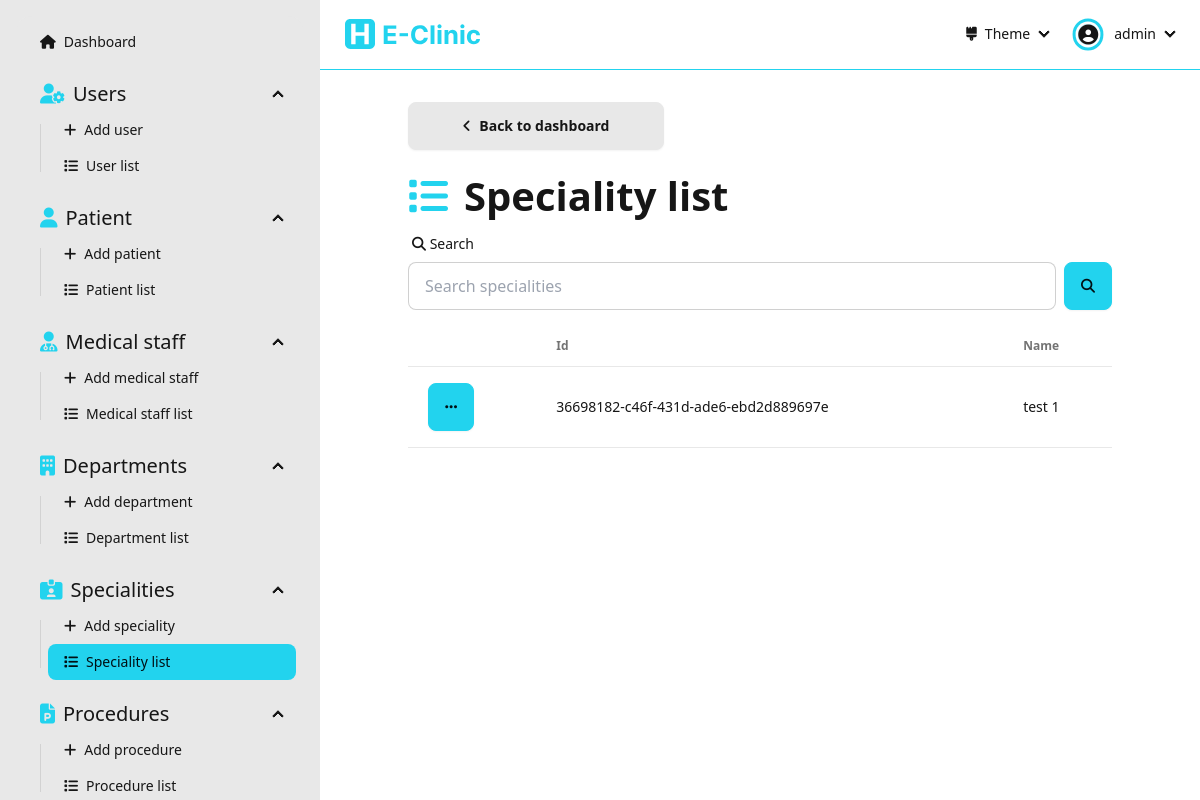
The page /dashboard/specialities/ (signed in) on the database as committed earlier.
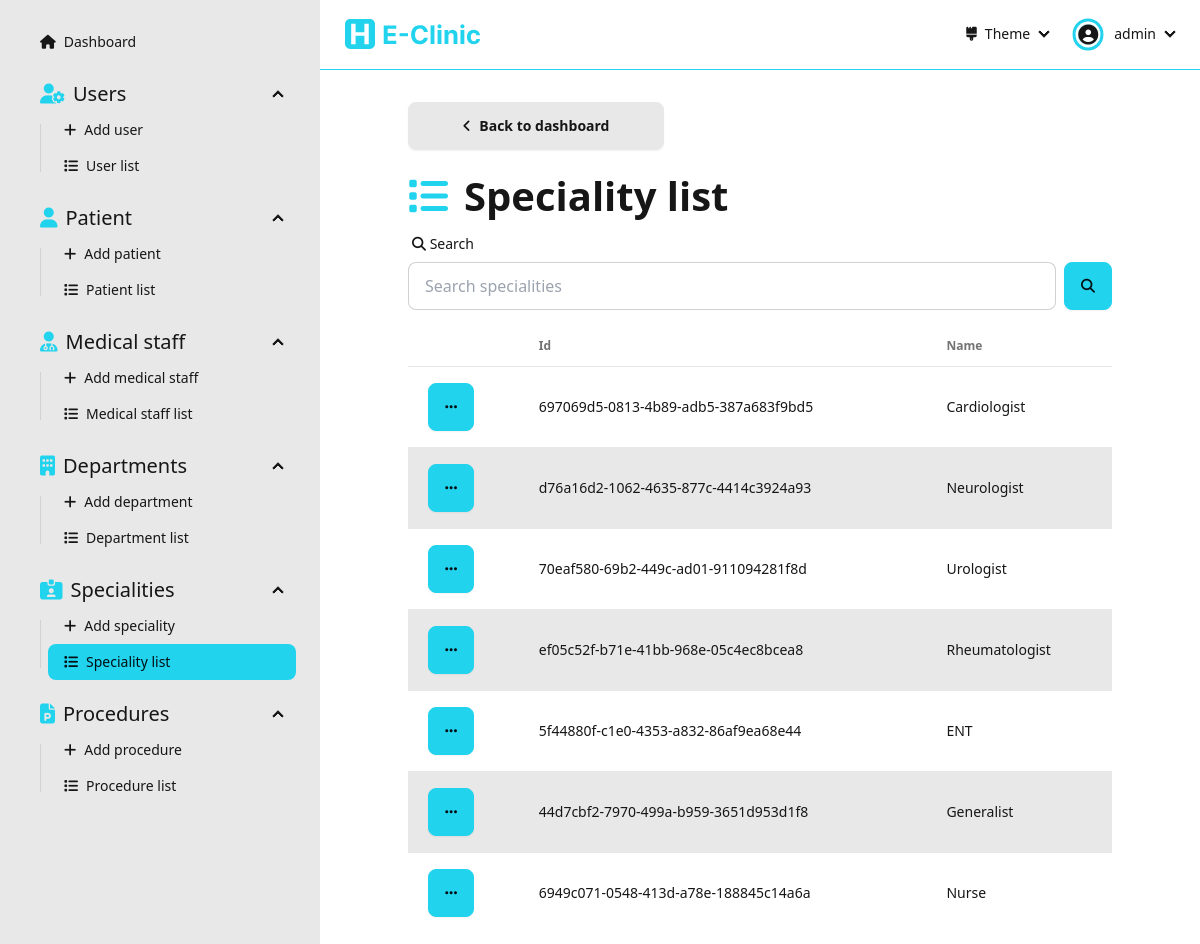
The same page on the database as committed later.
### Dashboard/models.py (models this page shows, shortened)
class Speciality(models.Model):
  id = models.UUIDField(primary_key=True, default=uuid.uuid4, editable=False)
  name = models.CharField(max_length=256, null=False, unique=True)

### Dashboard/views/speciality.py (the view)
# urls.py: path('dashboard/specialities/', speciality.specialityList, name='speciality-list'),
@login_required(login_url='sign-in')
def specialityList(request: HttpRequest):
  form = SearchForm(request.GET)
  specialities = []
  if form.is_valid():
    search = form.cleaned_data['search']
    specialities = Speciality.objects.filter(
      Q(id__icontains=search) |
      Q(name__icontains=search)
    )
  else:
    specialities = Speciality.objects.all()
  context = { 'specialities': specialities, 'form': form }
  return render(request, 'pages/speciality/speciality-list.html', context=context)

### Dashboard/forms.py
class SearchForm(forms.Form):
  search  = forms.CharField(required=False)

### Dashboard/templates/pages/speciality/speciality-list.html (shortened to what this page needs)
{% extends "layouts/dashboard.html" %}
{% load static %}
{% load widget_tweaks %}
{% block dashboard_content %}
  <div class="flex flex-1 flex-col items-center pb-[5rem]">
    <div class="flex flex-1 flex-col max-w-[90%] lg:max-w-[80%] justify-start w-full">
      <div class="flex mb-[1rem]">
        <a class="btn btn-wide" href="{% url "dashboard" %}"><i class="fas fa-angle-left"></i>Back to dashboard</a>
      </div>
      <div class="text-[30pt] font-bold"><i class="fas fa-list text-primary mr-[1rem]"></i>Speciality list</div>
      <form action="" method="get" class="mb-[1rem]">
        <label class="form-control w-full">
          <div class="label">
            <span class="label-text"><i class="fas fa-search"></i> Search</span>
          </div>
          <div class="flex">
            {% render_field form.search placeholder="Search specialities" type="text" class+="input input-bordered w-full" %}
            <button class="btn btn-primary ml-[0.5rem]"><i class="fas fa-search"></i></button>
          </div>
        </label>
      </form>
      {% if specialities.count > 0 %}
      <div class="overflow-x-auto flex-1 flex items-start">
        <table class="table table-pin-rows table-pin-cols table-zebra">
          <thead>
            <tr>
              <td></td>
              <td>Id</td>
              <td>Name</td>
            </tr>
          </thead>
          <tbody>
            {% for speciality in specialities %}
              <tr>
                <td>
                  <div class="dropdown">
                    <div tabindex="0" role="button" class="btn btn-primary m-1"><i class="fas fa-ellipsis"></i></div>
                  </div>
                </td>
                <td>{{speciality.id}}</td>
                <td>{{speciality.name}}</td>
              </tr>
            {% endfor %}
          </tbody>
        </table>
      </div>
      {% else %}
        <div class="flex flex-1 flex-col justify-center items-center h-full w-full">
          <img class="h-[30%]" src="{% static "assets/empty-list.svg" %}" alt="empty-list">
          <div class="text-[20pt]">The list is empty</div>
        </div>
      {% endif %}
    </div>
  </div>
{% endblock dashboard_content %}

### Dashboard/templates/layouts/dashboard.html (shortened to what this page needs)
{% extends "layouts/base.html" %}
{% load static %}
{% block content %}
  <div class="drawer lg:drawer-open flex-1">
    <div class="drawer-content flex flex-1 flex-col">
      {% include "components/navbar-dashboard.html" %}
      {% block dashboard_content %}
      {% endblock dashboard_content %}
    </div>
    <div class="drawer-side z-50">
      <ul class="menu p-4 w-80 min-h-full bg-base-200 text-base-content">
        <ul class="menu flex flex-1 w-full bg-base-200 rounded-box">
          <li><a {% if request.path == 'dashboard/' %}class="bg-primary text-primary-content"{% endif %} href="{% url "dashboard" %}"><i class="fas fa-home"></i>Dashboard</a></li>
          <li>
            <details open>
              <summary class="text-[15pt] mt-[1rem]"><i class="fas fa-user-gear text-[15pt] text-primary"></i>Users</summary>
              <ul>
                <li><a {% if request.path == '/auth/users/add/' %}class="bg-primary text-primary-content"{% endif %} href="{% url "add-user" %}"><i class="fas fa-plus"></i>Add user</a></li>
                <li><a {% if request.path == '/auth/users/' %}class="bg-primary text-primary-content"{% endif %} href="{% url "user-list" %}"><i class="fas fa-list"></i>User list</a></li>
              </ul>
            </details>
            <details open>
              <summary class="text-[15pt] mt-[1rem]"><i class="fas fa-user text-[15pt] text-primary"></i>Patient</summary>
              <ul>
                <li><a {% if request.path == '/dashboard/patients/add/' %}class="bg-primary text-primary-content"{% endif %} href="{% url "add-patient" %}"><i class="fas fa-plus"></i>Add patient</a></li>
                <li><a {% if request.path == '/dashboard/patients/' %}class="bg-primary text-primary-content"{% endif %} href="{% url "patient-list" %}"><i class="fas fa-list"></i>Patient list</a></li>
              </ul>
            </details>
            <details open>
              <summary class="text-[15pt] mt-[1rem]"><i class="fas fa-user-doctor text-primary"></i>Medical staff</summary>
              <ul>
                <li><a {% if request.path == '/dashboard/medical-staff/add/' %}class="bg-primary text-primary-content"{% endif %} href="{% url "add-medical-staff" %}"><i class="fas fa-plus"></i>Add medical staff</a></li>
                <li><a {% if request.path == '/dashboard/medical-staff/' %}class="bg-primary text-primary-content"{% endif %} href="{% url "medical-staff-list" %}"><i class="fas fa-list"></i>Medical staff list</a></li>
              </ul>
            </details>
            <details open>
              <summary class="text-[15pt] mt-[1rem]"><i class="fas fa-building text-primary"></i>Departments</summary>
              <ul>
                <li><a {% if request.path == '/dashboard/departments/add/' %}class="bg-primary text-primary-content"{% endif %} href="{% url "add-department" %}"><i class="fas fa-plus"></i>Add department</a></li>
                <li><a {% if request.path == '/dashboard/departments/' %}class="bg-primary text-primary-content"{% endif %} href="{% url "department-list" %}"><i class="fas fa-list"></i>Department list</a></li>
              </ul>
            </details>
            <details open>
              <summary class="text-[15pt] mt-[1rem]"><i class="fas fa-id-card-clip text-primary"></i>Specialities</summary>
              <ul>
                <li><a {% if request.path == '/dashboard/specialities/add/' %}class="bg-primary text-primary-content"{% endif %} href="{% url "add-speciality" %}"><i class="fas fa-plus"></i>Add speciality</a></li>
                <li><a {% if request.path == '/dashboard/specialities/' %}class="bg-primary text-primary-content"{% endif %} href="{% url "speciality-list" %}"><i class="fas fa-list"></i>Speciality list</a></li>
              </ul>
            </details>
            <details open>
              <summary class="text-[15pt] mt-[1rem]"><i class="fas fa-file-powerpoint text-primary"></i>Procedures</summary>
              <ul>
                <li><a {% if request.path == '/dashboard/procedures/add/' %}class="bg-primary text-primary-content"{% endif %} href="{% url "add-procedure" %}"><i class="fas fa-plus"></i>Add procedure</a></li>
                <li><a {% if request.path == '/dashboard/procedures/' %}class="bg-primary text-primary-content"{% endif %} href="{% url "procedure-list" %}"><i class="fas fa-list"></i>Procedure list</a></li>
              </ul>
            </details>
          </li>
        </ul>
      </ul>
    </div>
  </div>
{% endblock content %}

### Dashboard/templates/layouts/base.html (shortened to what this page needs)
{% load static %}
<!DOCTYPE html>
<html lang="en">
  <head>
    <link rel="stylesheet" href="{% static 'css/compiled/compiled.css' %}" />
    <link rel="stylesheet" href="{% static 'fontawesome/css/all.css' %}" />
  </head>
  <body>
    <div class="flex flex-col min-h-screen w-full">
      {% block content %}
      {% endblock content %}
    </div>
  </body>
</html>

### Dashboard/templates/components/navbar-dashboard.html (shortened to what this page needs)
{% load static %}
<div class="navbar bg-base-100 border-b-primary border-b-[1px] mb-[2rem] sticky top-0 z-40">
  <div class="flex-1">
    <a class="btn btn-ghost hidden md:flex" href="/dashboard">
      <img class="h-full py-[0.5rem]" src="{% static "assets/e-clinic-logo-name.svg" %}" alt="e-clinic logo">
    </a>
  </div>
  <div class="flex-none">
    <ul class="menu menu-horizontal px-1">
      <li>
        <details>
          <summary>
            <i class="fas fa-brush"></i> Theme
          </summary>
        </details>
      </li>
      <li>
        <details>
          <summary>
            <div class="rounded-full mr-[0.5rem] ring ring-primary ring-offset-base-100 ring-offset-[0.15rem] flex justify-center items-center pt-[0.05rem]">
              <i class="fas fa-user-circle text-[15pt]"></i>
            </div>
            {{user}}
          </summary>
        </details>
      </li>
    </ul>
  </div>
</div>

Rows that differ between the two databases and show on the page:
removed Speciality: id "36698182-c46f-431d-ade6-ebd2d889697e", name "test 1"
added Speciality: id "697069d5-0813-4b89-adb5-387a683f9bd5", name "Cardiologist"
added Speciality: id "d76a16d2-1062-4635-877c-4414c3924a93", name "Neurologist"
added Speciality: id "70eaf580-69b2-449c-ad01-911094281f8d", name "Urologist"
added Speciality: id "ef05c52f-b71e-41bb-968e-05c4ec8bcea8", name "Rheumatologist"
added Speciality: id "5f44880f-c1e0-4353-a832-86af9ea68e44", name "ENT"
added Speciality: id "44d7cbf2-7970-499a-b959-3651d953d1f8", name "Generalist"
added Speciality: id "6949c071-0548-413d-a78e-188845c14a6a", name "Nurse"
